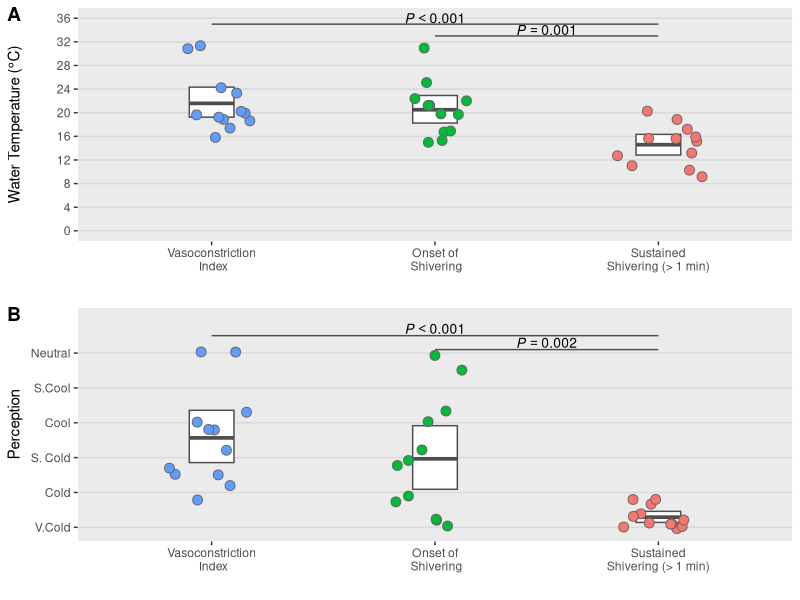

Generate this figure with R: (Note: this script raises an error after producing the figure.)
## ---- chunk 1

knitr::opts_chunk$set(warning=FALSE, message=FALSE)

## ---- chunk 2
library(plyr)       #data manipulation
library(dplyr)      #data manipulation 
library(tidyr)      #data manipulation
library(ggplot2)    #plot tools
library(cowplot)    #plot format tools 
library(nlme)       #linear model
library(multcomp)   #post hoc tests
library(plotrix)    #standard error function 
library(knitr)      #r markdown format tools
library(scales)     #plot time 
## ---- chunk 3

## Gives count, mean, standard deviation, standard error of the mean, and confidence interval (default 95%).
##   data: a data frame.
##   measurevar: the name of a column that contains the variable to be summariezed
##   groupvars: a vector containing names of columns that contain grouping variables
##   na.rm: a boolean that indicates whether to ignore NA's
##   conf.interval: the percent range of the confidence interval (default is 95%)

## Source: http://www.cookbook-r.com/Graphs/Plotting_means_and_error_bars_(ggplot2)/

summarySE <- function(data=NULL, measurevar, groupvars=NULL, na.rm=FALSE,
                      conf.interval=.95, .drop=TRUE) {
  library(plyr)
  
  # New version of length which can handle NA's: if na.rm==T, don't count them
  length2 <- function (x, na.rm=FALSE) {
    if (na.rm) sum(!is.na(x))
    else       length(x)
  }
  
  # This does the summary. For each group's data frame, return a vector with
  # N, mean, and sd
  datac <- ddply(data, groupvars, .drop=.drop,
                 .fun = function(xx, col) {
                   c(N    = length2(xx[[col]], na.rm=na.rm),
                     mean = mean   (xx[[col]], na.rm=na.rm),
                     sd   = sd     (xx[[col]], na.rm=na.rm)
                   )
                 },
                 measurevar
  )
  
  # Rename the "mean" column    
  datac <- rename(datac, c("mean" = measurevar))
  
  datac$se <- datac$sd / sqrt(datac$N)  # Calculate standard error of the mean
  
  # Confidence interval multiplier for standard error
  # Calculate t-statistic for confidence interval: 
  # e.g., if conf.interval is .95, use .975 (above/below), and use df=N-1
  ciMult <- qt(conf.interval/2 + .5, datac$N-1)
  datac$ci <- datac$se * ciMult
  
  return(datac)
}

## ---- chunk 4

## Summarizes data, handling within-subjects variables by removing inter-subject variability.
## It will still work if there are no within-S variables.
## Gives count, un-normed mean, normed mean (with same between-group mean),
##   standard deviation, standard error of the mean, and confidence interval.
## If there are within-subject variables, calculate adjusted values using method from Morey (2008).
##   data: a data frame.
##   measurevar: the name of a column that contains the variable to be summariezed
##   betweenvars: a vector containing names of columns that are between-subjects variables
##   withinvars: a vector containing names of columns that are within-subjects variables
##   idvar: the name of a column that identifies each subject (or matched subjects)
##   na.rm: a boolean that indicates whether to ignore NA's
##   conf.interval: the percent range of the confidence interval (default is 95%)

## Source: http://www.cookbook-r.com/Graphs/Plotting_means_and_error_bars_(ggplot2)/

summarySEwithin <- function(data=NULL, measurevar, betweenvars=NULL, withinvars=NULL,
                            idvar=NULL, na.rm=FALSE, conf.interval=.95, .drop=TRUE) {

  # Ensure that the betweenvars and withinvars are factors
  factorvars <- vapply(data[, c(betweenvars, withinvars), drop=FALSE],
    FUN=is.factor, FUN.VALUE=logical(1))

  if (!all(factorvars)) {
    nonfactorvars <- names(factorvars)[!factorvars]
    message("Automatically converting the following non-factors to factors: ",
            paste(nonfactorvars, collapse = ", "))
    data[nonfactorvars] <- lapply(data[nonfactorvars], factor)
  }

  # Get the means from the un-normed data
  datac <- summarySE(data, measurevar, groupvars=c(betweenvars, withinvars),
                     na.rm=na.rm, conf.interval=conf.interval, .drop=.drop)

  # Drop all the unused columns (these will be calculated with normed data)
  datac$sd <- NULL
  datac$se <- NULL
  datac$ci <- NULL

  # Norm each subject's data
  ndata <- normDataWithin(data, idvar, measurevar, betweenvars, na.rm, .drop=.drop)

  # This is the name of the new column
  measurevar_n <- paste(measurevar, "_norm", sep="")

  # Collapse the normed data - now we can treat between and within vars the same
  ndatac <- summarySE(ndata, measurevar_n, groupvars=c(betweenvars, withinvars),
                      na.rm=na.rm, conf.interval=conf.interval, .drop=.drop)

  # Apply correction from Morey (2008) to the standard error and confidence interval
  #  Get the product of the number of conditions of within-S variables
  nWithinGroups    <- prod(vapply(ndatac[,withinvars, drop=FALSE], FUN=nlevels,
                           FUN.VALUE=numeric(1)))
  correctionFactor <- sqrt( nWithinGroups / (nWithinGroups-1) )

  # Apply the correction factor
  ndatac$sd <- ndatac$sd * correctionFactor
  ndatac$se <- ndatac$se * correctionFactor
  ndatac$ci <- ndatac$ci * correctionFactor

  # Combine the un-normed means with the normed results
  merge(datac, ndatac)
}
## ---- chunk 5
## Norms the data within specified groups in a data frame; it normalizes each
## subject (identified by idvar) so that they have the same mean, within each group
## specified by betweenvars.
##   data: a data frame.
##   idvar: the name of a column that identifies each subject (or matched subjects)
##   measurevar: the name of a column that contains the variable to be summariezed
##   betweenvars: a vector containing names of columns that are between-subjects variables
##   na.rm: a boolean that indicates whether to ignore NA's

## Source: http://www.cookbook-r.com/Graphs/Plotting_means_and_error_bars_(ggplot2)/

normDataWithin <- function(data=NULL, idvar, measurevar, betweenvars=NULL,
                           na.rm=FALSE, .drop=TRUE) {
    library(plyr)

    # Measure var on left, idvar + between vars on right of formula.
    data.subjMean <- ddply(data, c(idvar, betweenvars), .drop=.drop,
     .fun = function(xx, col, na.rm) {
        c(subjMean = mean(xx[,col], na.rm=na.rm))
      },
      measurevar,
      na.rm
    )

    # Put the subject means with original data
    data <- merge(data, data.subjMean)

    # Get the normalized data in a new column
    measureNormedVar <- paste(measurevar, "_norm", sep="")
    data[,measureNormedVar] <- data[,measurevar] - data[,"subjMean"] +
                               mean(data[,measurevar], na.rm=na.rm)

    # Remove this subject mean column
    data$subjMean <- NULL

    return(data)
}
## ---- chunk 6
# Import Table 3 Tidy Data
Tab3.Data<-read.csv(file=file.path("tidy_data","data_tab3_subject_demographics.csv"),header=TRUE)
## ---- chunk 7
# Summarize Mean & Standard Error
Demo.Sum<- Tab3.Data %>% dplyr::select(Age:HumIn) %>%
  summarise_all(funs(Mean = mean, SE = std.error, Min = min, Max = max)) %>%
  gather(key, value) %>%
  separate(key, into=c("var","stat")) %>%
  unite(stat_Group, stat) %>%
  spread(stat_Group, value)

# Display Table
knitr::kable(Demo.Sum,format = "markdown", digits=c(0,1,1,1,1), 
             col.names = c("", "Max", "Mean","Min","SE"))
## ---- chunk 8
# Import tidy_data
Fig2.Data<-read.csv(file=file.path("tidy_data","data_fig2_water_tgui_variability.csv"), header=TRUE)

# Convert IdxType (variable index) to Factor
as.factor(Fig2.Data$IdxType)

## ---- chunk 9
#X axis Labels
IdxLabels<-c("Vasoconstriction\n Index", "Onset of\n Shivering", "Sustained\nShivering (> 1 min)")

#Water Temperature
H20.Temp<-Fig2.Data %>% ggplot(aes(x=IdxType,y=H20,fill=IdxType)) +
  stat_summary(fun.data="mean_cl_boot",
               geom="crossbar",width = 0.2,color = "gray30",fill="white") +
  geom_point(pch=21,position=position_jitter(width=0.2),size=3,color="gray40") +
  scale_x_discrete(labels=IdxLabels,limits=c("VC","S_On","S_End"))+
  scale_y_continuous(limits=c(0,36), breaks=c(0,4,8,12,16,20,24,28,32,36))+
  labs(x="",y=expression(paste("Water Temperature (",degree,"C)"))) +
  annotate("segment", x = 1, xend = 3, y = 35, yend = 35, color = "gray30") +
  annotate("text",x=c(2),y=c(36),label="italic(P<0.001)",parse=TRUE,size=3.5)+
  annotate("segment", x = 2, xend = 3, y = 33, yend = 33, color = "gray30") +
  annotate("text",x=c(2.5),y=c(34),label="italic(P==0.001)",parse=TRUE,size=3.5)+
  scale_color_brewer(palette="Set1") +
  background_grid(major="y")+
  theme(legend.position="none")

#tGUI Level
tGUI.Level<-Fig2.Data %>% ggplot(aes(x=IdxType,y=tGUI,fill=IdxType)) +
  stat_summary(fun.data="mean_cl_boot",geom="crossbar",
               width = 0.2,color="gray30",fill="white") +
  geom_point(pch=21,position=position_jitter(width=0.2),size=3,color="gray40") +
  labs(x="",y="Perception") +
  scale_x_discrete(labels=IdxLabels,limits=c("VC","S_On","S_End")) +
  scale_y_continuous(limits=c(-1,60),
                     breaks=c(0, 10, 20, 30, 40, 50),
                     labels=c("V.Cold", "Cold","S. Cold","Cool","S.Cool","Neutral"))+
  annotate("segment", x = 1, xend = 3, y =55, yend=55 , color = "gray30") +
  annotate("text",x=c(2),y=c(57),label="italic(P<0.001)",parse=TRUE,size=3.5)+
  annotate("segment", x = 2, xend = 3, y = 51, yend = 51, color = "gray30") +
  annotate("text",x=c(2.5),y=c(53),label="italic(P==0.002)",parse=TRUE,size=3.5)+
  scale_color_brewer(palette="Set1")+
  background_grid(major="y")+
  theme(legend.position="none")

#Grid Plots - Variability of Indices Plots
Fig2<-plot_grid(H20.Temp,tGUI.Level,labels=c("A","B"),nrow=2,align="v")
Fig2

## ---- chunk 10
# Calculate Mean, SE, and 95% Confidence Intervals
# Detach dplyr library to avoid conflict with summarySE function
detach("package:dplyr",unload=TRUE)
H20.SE<-summarySE(Fig2.Data,measurevar="H20",groupvars="IdxType",na.rm=FALSE,conf.interval=.95,.drop=TRUE)

knitr::kable(H20.SE,format = "markdown", digits=c(0,0,2,2,2,2,2), 
             col.names = c("Index", "N", "Mean","SD", "SE", "95 CI")) 
             
## ---- chunk 11
tGUI.SE<-summarySE(Fig2.Data,measurevar="tGUI",groupvars="IdxType",na.rm=FALSE,conf.interval=.95,.drop=TRUE) 

knitr::kable(tGUI.SE,format = "markdown", digits=c(0,0,2,2,2,2,2), 
             col.names = c("Index", "N", "Mean","SD", "SE", "95 CI"))

library(dplyr)
## ---- chunk 12
#Augmented Model -- dependent variable is predicted by the independent variable (repeated within subjects)
H20Model<- lme(H20 ~ IdxType, random =~1 | ID/IdxType, data=Fig2.Data, method="ML")
tGUIModel<- lme(tGUI ~ IdxType, random =~1 | ID/IdxType, data=Fig2.Data, method="ML")

#PostHoc Tests
H20posthoc <- glht(H20Model, linfct = mcp(IdxType = "Tukey"))
summary(H20posthoc)
tGUIposthoc <- glht(tGUIModel, linfct = mcp(IdxType = "Tukey"))
summary(tGUIposthoc)
## ---- chunk 13
# Import Figure 3 Tidy Data
Fig3.Data<-read.csv(file=file.path("tidy_data","data_fig3_shiver_variability.csv"),header=TRUE)

# Convert x axis to time variable 
Fig3.Data$pts<-as.POSIXct(Fig3.Data$pts,format="%H:%M:%S")
## ---- chunk 14
Fig3<-ggplot(data=subset(Fig3.Data,group=='shiver'),aes(x=pts,y=SubID)) +
  geom_point(pch=20,color="gray50",size=0.5) +
  geom_point(data=subset(Fig3.Data,group!='shiver'),
             aes(x=pts,y=SubID,color=group),pch=19,size=2) +
  scale_color_brewer(palette="Set1",breaks=c("first","mid","last"),
                     labels=c("Onset","50%","Sustained"),name="Shiver") +
  scale_x_datetime(name=c("Time (hh:mm:ss)"),date_breaks="20 min",date_labels="%H:%M:%S") +
  scale_y_discrete(labels=c("1","2","3","4","5","6","7","8","9","10","11","12"))+
  labs(y="Subject #") +
  background_grid(major="y") +
  theme(legend.title=element_text(face="bold"),legend.position="top")

# Display Plot
Fig3
## ---- chunk 15
# Import Figure 4 Tidy Data
Fig4.Data<-read.csv(file=file.path("tidy_data","data_fig4_skintemp_tgui_relation.csv"),header=TRUE)

# Group According to Timepoint and Calculate Mean
SkinTemp.Sum<-Fig4.Data %>% dplyr::select(time:VC) %>% group_by(time) %>% summarise_all(funs(mean))

## ---- chunk 16
#SCATTER PLOTS - MEAN SKIN TEMPERATURE / PERCEPTION RESPONSE
#Relative Clavicle vs. tGUI Level
CR_tGUI<-SkinTemp.Sum %>% ggplot(aes(x=tGUI, y=CR))+
  geom_point(pch=20,cex=4,color="#a6cee3")+
  geom_smooth(method='lm', se=FALSE, color="grey30", alpha=0.5)+
  scale_x_continuous(limits=c(50, 0), breaks=c(0, 10, 20, 30, 40, 50),
                     labels=c("V.Cold", "Cold","S. Cold","Cool","S.Cool","Neutral"), trans="reverse")+
  scale_y_continuous(limits=c(-10,2), breaks=c(-10,-8, -6, -4, -2, 0, 2), labels=c(-10,-8, -6, -4, -2, 0, 2))+
  labs(x="Perception",y=expression(paste(Delta, " Clavicle Temperature (",degree,"C)")), title="Clavicle")+
  background_grid(major="x")+
  annotate("text",x=c(45,45),y=c(-6,-7),label=c("rho == -0.18","P<0.001"),parse=TRUE,size=5)+
  theme(legend.position="none")

#Relative Arm vs. tGUI Level
AR_tGUI<-SkinTemp.Sum %>% ggplot(aes(x=tGUI, y=AR))+
  geom_point(pch=20,cex=4,color="#1f78b4")+
  geom_smooth(method='lm', se=FALSE, color="grey30", alpha=0.5)+
  scale_x_continuous(limits=c(50,0),breaks=c(0, 10, 20, 30, 40, 50),
                     labels=c("V.Cold", "Cold","S. Cold","Cool","S.Cool","Neutral"), trans="reverse")+
  scale_y_continuous(limits=c(-10,2), breaks=c(-10,-8, -6, -4, -2, 0, 2), labels=c(-10,-8, -6, -4, -2, 0, 2))+
  labs(x="Perception",y=expression(paste(Delta, " Arm Temperature (",degree,"C)")), title = "Arm")+
  annotate("text",x=c(45,45),y=c(-6,-7),label=c("rho == -0.70","P<0.001"),parse=TRUE,size=5)+
  background_grid(major="x")+
  theme(legend.position="none")

#Relative Finger vs. tGUI Level
FR_tGUI<-SkinTemp.Sum %>% ggplot(aes(x=tGUI, y=FR))+
  geom_point(pch=20,cex=4,color="#b2df8a")+
  geom_smooth(method='lm', se=FALSE, color="grey30", alpha=0.5)+
  scale_x_continuous(limits=c(50,0),breaks=c(0, 10, 20, 30, 40, 50),
                     labels=c("V.Cold", "Cold","S. Cold","Cool","S.Cool","Neutral"), trans="reverse")+
  scale_y_continuous(limits=c(-10,2), breaks=c(-10,-8, -6, -4, -2, 0, 2), labels=c(-10,-8, -6, -4, -2, 0, 2))+
  labs(x="Perception",y=expression(paste(Delta, " Finger Temperature (",degree,"C)")), title = "Finger")+
  annotate("text",x=c(45,45),y=c(-6,-7),label=c("rho == -0.80","P<0.001"),parse=TRUE,size=5)+
  background_grid(major="x")+
  theme(legend.position="none")

#Vasoconstriction vs. tGUI Level
VC_tGUI<-SkinTemp.Sum %>% ggplot(aes(x=tGUI, y=VC))+
  geom_point(pch=20,cex=4,color="#33a02c")+
  geom_smooth(method='lm', se=FALSE, color="grey30", alpha=0.5)+
  scale_x_continuous(limits=c(50,0),breaks=c(0, 10, 20, 30, 40, 50),
                     labels=c("V.Cold", "Cold","S. Cold","Cool","S.Cool","Neutral"), trans="reverse")+
  scale_y_continuous(limits=c(-2,10), breaks=c(-2,0,2,4,6,8,10), labels=c(-2,0,2,4,6,8,10))+
  labs(x="Perception",y=expression(paste("Arm-Finger Temperature (",degree,"C)")), title = "Vasoconstriction")+
  annotate("text",x=c(45,45),y=c(7,6),label=c("rho == 0.84","P<0.001"),parse=TRUE,size=5)+
  background_grid(major="x")+
  theme(legend.position="none")  

#Grid Plots - Skin Temperature & Perception
Fig4<-plot_grid(CR_tGUI,AR_tGUI,FR_tGUI,VC_tGUI,labels=c("A","B","C","D"),ncol=2,nrow=2,align="v")
Fig4

## ---- chunk 17
### Relationship between Skin Temperature and Perception
#Calculate Correlation Coefficients - Spearman Rank Method
#Clavicle
cor.test(Fig4.Data$tGUI, Fig4.Data$CR,method=c("spearman"))
## ---- chunk 18
#Arm
cor.test(Fig4.Data$tGUI, Fig4.Data$AR,method=c("spearman"))
## ---- chunk 19
#Finger
cor.test(Fig4.Data$tGUI, Fig4.Data$FR,method=c("spearman"))
## ---- chunk 20
#Vasoconstriction (Arm - Finger Skin Temperature)
cor.test(Fig4.Data$tGUI, Fig4.Data$VC,method=c("spearman"))
## ---- chunk 21
# Import Pre-/Post-Cooling Temperature Tidy Data
PrePost.Data<-read.csv(file=file.path("tidy_data","data_stats_skintemp_prepost.csv"),header=TRUE)

## ---- chunk 22
# Group Pre-/Post-Temperatures According to Anatomical Location
SkinTemp.Clav<-PrePost.Data %>% filter(Location=="Clav")
SkinTemp.Arm<-PrePost.Data %>% filter(Location=="Arm")
SkinTemp.Fing<-PrePost.Data %>% filter(Location=="Fing")
SkinTemp.VC<-PrePost.Data %>% filter(Location=="VC")

# Wilcoxon Signed-Rank Test: Pre/Post Temperature Changes
# Each Temperature Location Failed Normality Assumption (Shapiro-Wilk Test)
# Clavicle
wilcox.test(Temp ~ Condition, data=SkinTemp.Clav, paired = TRUE, alternative = "two.sided")
# Arm
wilcox.test(Temp ~ Condition, data=SkinTemp.Arm, paired = TRUE, alternative = "two.sided")
# Finger
wilcox.test(Temp ~ Condition, data=SkinTemp.Fing, paired = TRUE, alternative = "two.sided")
# Vascoconstriction (Arm-Finger Skin Temperature)
wilcox.test(Temp ~ Condition, data=SkinTemp.VC, paired = TRUE, alternative = "two.sided")

## ---- chunk 23
# Calculate Skin Temperature within Subject Error and 95% Confidence Intervals & Display Tables
detach("package:dplyr",unload=TRUE)
# Clavicle
Clav.Error<-summarySEwithin(SkinTemp.Clav,measurevar="Temp",withinvars="Condition",idvar="ID",na.rm=FALSE,conf.interval=.95)

knitr::kable(Clav.Error,format = "markdown", digits=c(0,0,2,2,2,2,2), 
             col.names = c("Time Point", "N", "Mean","Norm Mean","SD", "SE", "95 CI"))

# Arm
Arm.Error<-summarySEwithin(SkinTemp.Arm,measurevar="Temp",withinvars="Condition",idvar="ID",na.rm=FALSE,conf.interval=.95)

knitr::kable(Arm.Error,format = "markdown", digits=c(0,0,2,2,2,2,2), 
             col.names = c("Time Point", "N", "Mean","Norm Mean","SD", "SE", "95 CI"))

# Finger
Fing.Error<-summarySEwithin(SkinTemp.Fing,measurevar="Temp",withinvars="Condition",idvar="ID",na.rm=FALSE,conf.interval=.95)

knitr::kable(Fing.Error,format = "markdown", digits=c(0,0,2,2,2,2,2), 
             col.names = c("Time Point", "N", "Mean","Norm Mean","SD", "SE", "95 CI"))

# Vasoconstriction (Arm - Finger Temperature)
VC.Error<-summarySEwithin(SkinTemp.VC,measurevar="Temp",withinvars="Condition",idvar="ID",na.rm=FALSE,conf.interval=.95)

knitr::kable(VC.Error,format = "markdown", digits=c(0,0,2,2,2,2,2), 
             col.names = c("Time Point", "N", "Mean","Norm Mean","SD", "SE", "95 CI"))

library(dplyr)

## ---- chunk 24

# Import Figure 6 Tidy Data
Fig6a.Data<-read.csv(file=file.path("tidy_data","data_fig6a_EMGtGUI_similarity.csv"),header=TRUE)
Fig6bcd.Data<-read.csv(file=file.path("tidy_data","data_fig6bcd_EMGtGUI_similarity.csv"),header=TRUE)

# Convert Similarity Data Type to Factor
as.factor(Fig6a.Data$Type)

# Convert Time to POSIXct Format
Fig6bcd.Data$On <- as.POSIXct(strptime(Fig6bcd.Data$On, format="%H:%M:%S"))
Fig6bcd.Data$Off <- as.POSIXct(strptime(Fig6bcd.Data$Off, format="%H:%M:%S"))

## ---- chunk 25

# Part A: Summary of EMG & tGUI FoA - All Subjects
PartA <-Fig6a.Data %>% ggplot(aes(x=Type, y=FoA, fill=Type)) +
  stat_summary(fun.data="mean_cl_boot",geom="crossbar",width=0.2, color="gray30",fill="white") +
  geom_point(pch=21,position=position_jitter(width=0.15),size=3,color="gray40")+
  scale_x_discrete(labels=c("EMG", "tGUI"),limits=c("EMG","tGUI")) +
  scale_y_continuous(limits=c(-0.05,0.8),breaks=c(0,0.2,0.4,0.6,0.8)) +
  labs(x="",y="Similarity Fraction") +
  scale_fill_brewer(palette="Set1") +
  background_grid(major="y") +
  theme(axis.title.y=element_text(face="bold"),axis.text.x=element_text(face="bold"),legend.position="none")

# Part B: Good Similarity of EMG & tGUI (S1015)
PartB <- Fig6bcd.Data %>% filter(ID=='S1015') %>% ggplot(aes(y=Type, color=Type)) +
  geom_point(aes(x=On),shape=c(15),size=1.25) +
  geom_point(aes(x=Off),shape=c(15),size=1.25) +
  scale_x_datetime(name=c("Time of Day"),date_breaks="15 min",date_labels="%H:%M:%S") +
  scale_color_brewer(palette="Set1",breaks=c("tGUI","EMG"),labels=c("tGUI","EMG"))+
  background_grid(major="x") +
  annotate("text",x=as.POSIXct(strptime("08:30:00",format="%H:%M:%S")),y=c(2.4),label=c("EMG Similarity Fraction = 0.63\ntGUI Similarity Fraction = 0.75"),size=4,hjust=0,vjust=1)+
  theme(axis.title.y=element_blank(),axis.title.x=element_text(face="bold"),axis.text.y=element_text(face="bold"),
        legend.position="none")

# Part C: EMG is not Specific to Shivering (S1013)
PartC <- Fig6bcd.Data %>% filter(ID=='S1013') %>% ggplot(aes(y=Type, color=Type)) +
  geom_point(aes(x=On),shape=c(15),size=1.25) +
  geom_point(aes(x=Off),shape=c(15),size=1.25) +
  scale_x_datetime(name=c("Time of Day"),date_breaks="15 min",date_labels="%H:%M:%S") +
  scale_color_brewer(palette="Set1",breaks=c("tGUI","EMG"),labels=c("tGUI","EMG"))+
  background_grid(major="x") +
  annotate("text",x=as.POSIXct(strptime("09:00:00",format="%H:%M:%S")),y=c(2.4),label=c("EMG Similarity Fraction = 0.29\ntGUI Similarity Fraction = 0.15"),size=4,hjust=0,vjust=1)+
  theme(axis.title.y=element_blank(),axis.title.x=element_text(face="bold"),axis.text.y=element_text(face="bold"),
        legend.position="none")

# Part D: EMG is not Sensitive to Shivering (S1010)
PartD <- Fig6bcd.Data %>% filter(ID=='S1010') %>% ggplot(aes(y=Type, color=Type)) +
  geom_point(aes(x=On),shape=c(15),size=1.25) +
  geom_point(aes(x=Off),shape=c(15),size=1.25) +
  scale_x_datetime(name=c("Time of Day"),date_breaks="15 min",date_labels="%H:%M:%S") +
  scale_color_brewer(palette="Set1",breaks=c("tGUI","EMG"),labels=c("tGUI","EMG"))+
  background_grid(major="x") +
  annotate("text",x=as.POSIXct(strptime("08:20:00",format="%H:%M:%S")),y=c(2.4),label=c("EMG Similarity Fraction = 0\ntGUI Similarity Fraction = 0"),size=4,hjust=0,vjust=1)+
  theme(axis.title.y=element_blank(),axis.title.x=element_text(face="bold"),axis.text.y=element_text(face="bold"),
        legend.position="none")


#Grid Plots & Save
Fig6<-plot_grid(PartA,PartB,PartC,PartD,labels=c("A","B","C","D"),nrow=2,ncol=2)
Fig6
## ---- chunk 26
# Calculate Mean, SE, and 95% Confidence Intervals
# Detach dplyr library to avoid conflict with summarySE function
detach("package:dplyr",unload=TRUE)
Fig6a.Error<-summarySE(Fig6a.Data,measurevar="FoA",groupvars="Type") 

knitr::kable(Fig6a.Error,format = "markdown", digits=c(0,0,2,2,2,2,2), 
             col.names = c("Type", "N", "Mean","SD", "SE", "95 CI"))
library(dplyr)
